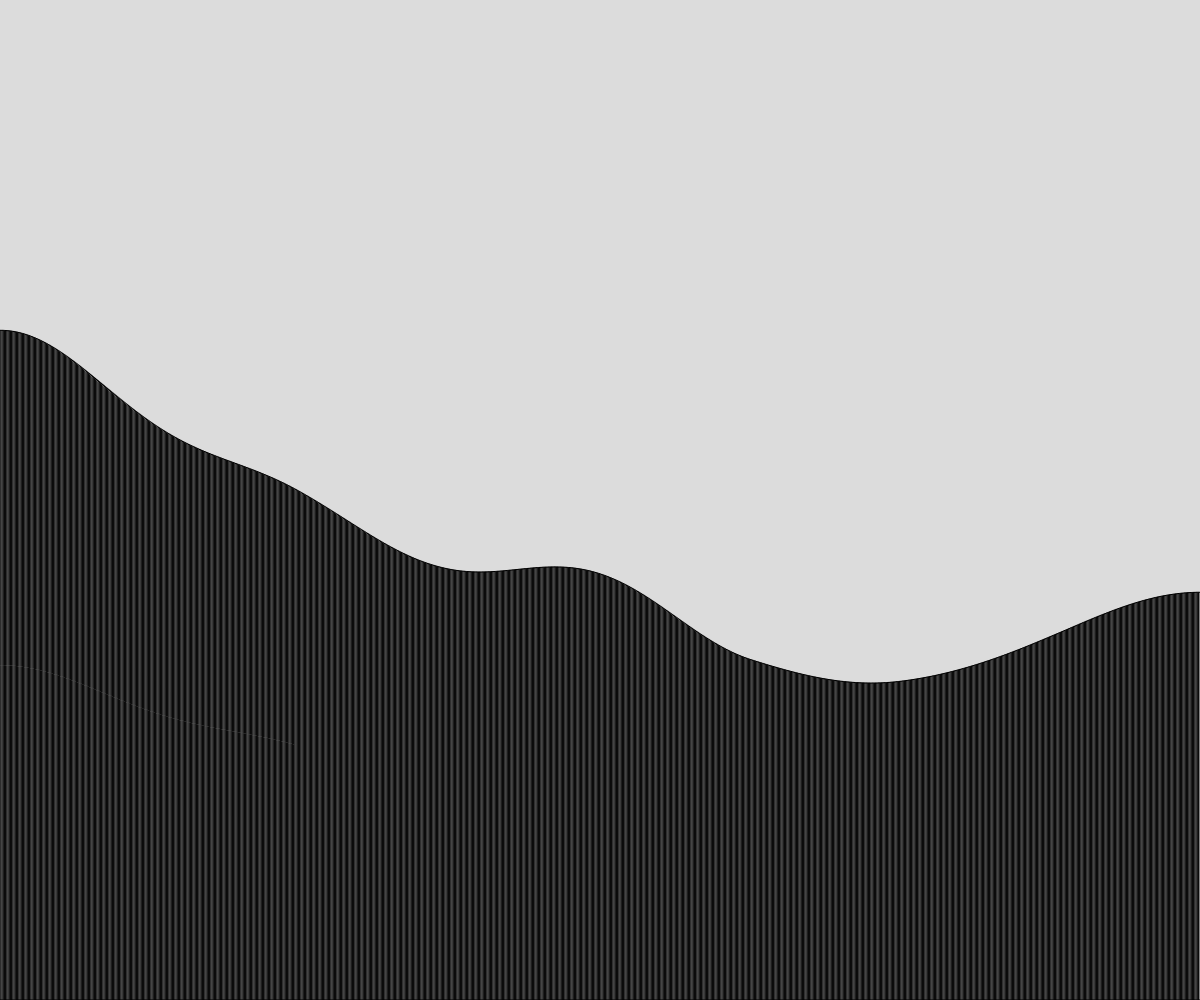
Frame 1 (no input)
Frame 60 (no input): identical to frame 1, image omitted
Frame 120 (the mouse pressed at the canvas centre since frame 60): identical to frame 1, image omitted

The p5.js sketch that drew this single still picture (run headless with seeded random() and noise() and a simulated clock; from frame 60 on, the mouse is pressed at the canvas centre):

// p5.js sketch
// ── sketch.js
// Terrain Generation
// Oct. 7, 2024

let terrain = [];
const NUMBER_OF_RECTS = 1000;

function setup() {
  createCanvas(windowWidth, windowHeight);
  let howWide = width/NUMBER_OF_RECTS;
  generateTerrain(howWide);
}

function draw() {
  background(220);

  for (let aRect of terrain){
    rect(aRect.x,aRect.y,aRect.w,aRect.h);
  }
}

function spawnRect(lS,rH,rW){
  let rectangle = {
    x: lS,
    y: height-rH,
    w: rW,
    h: rH,
  };
  return rectangle;
}

function generateTerrain(aWidth){
  let t = 0;
  let dT = 0.001;
  for (let x = 0;x<width;x+=aWidth){
    let theHeight = noise(t)*height;
    let aRect = spawnRect(x,theHeight,aWidth);
    terrain.push(aRect);
    t += dT;
  }
}
